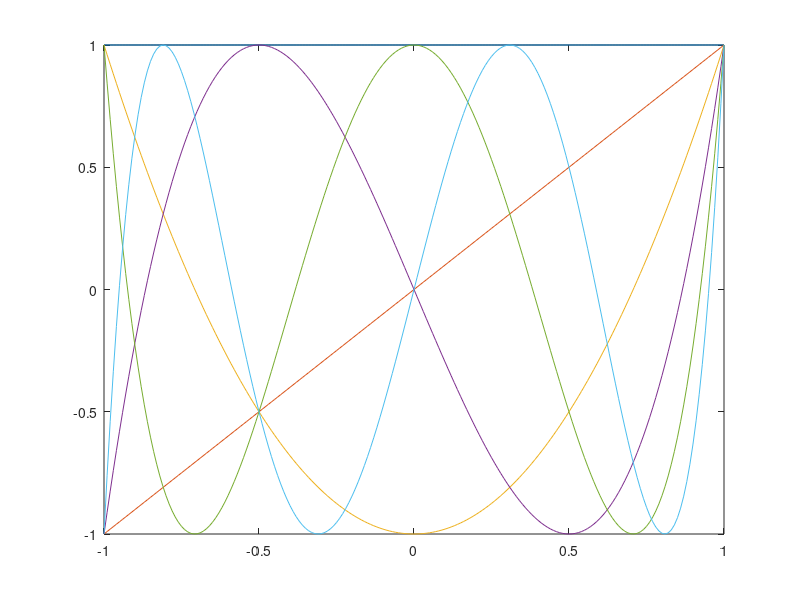

Recreate this plot in MATLAB.
x = -1 : 0.01 : 1;

n = input('n = ');
t0 = ones(size(x));
t1 = x;
plot(x,t0,x,t1);
hold on
for i = 2 : n
    t2 =  2* x .* t1 - t0;
    plot(x,t2);
    t0 = t1;
    t1=t2;
end


